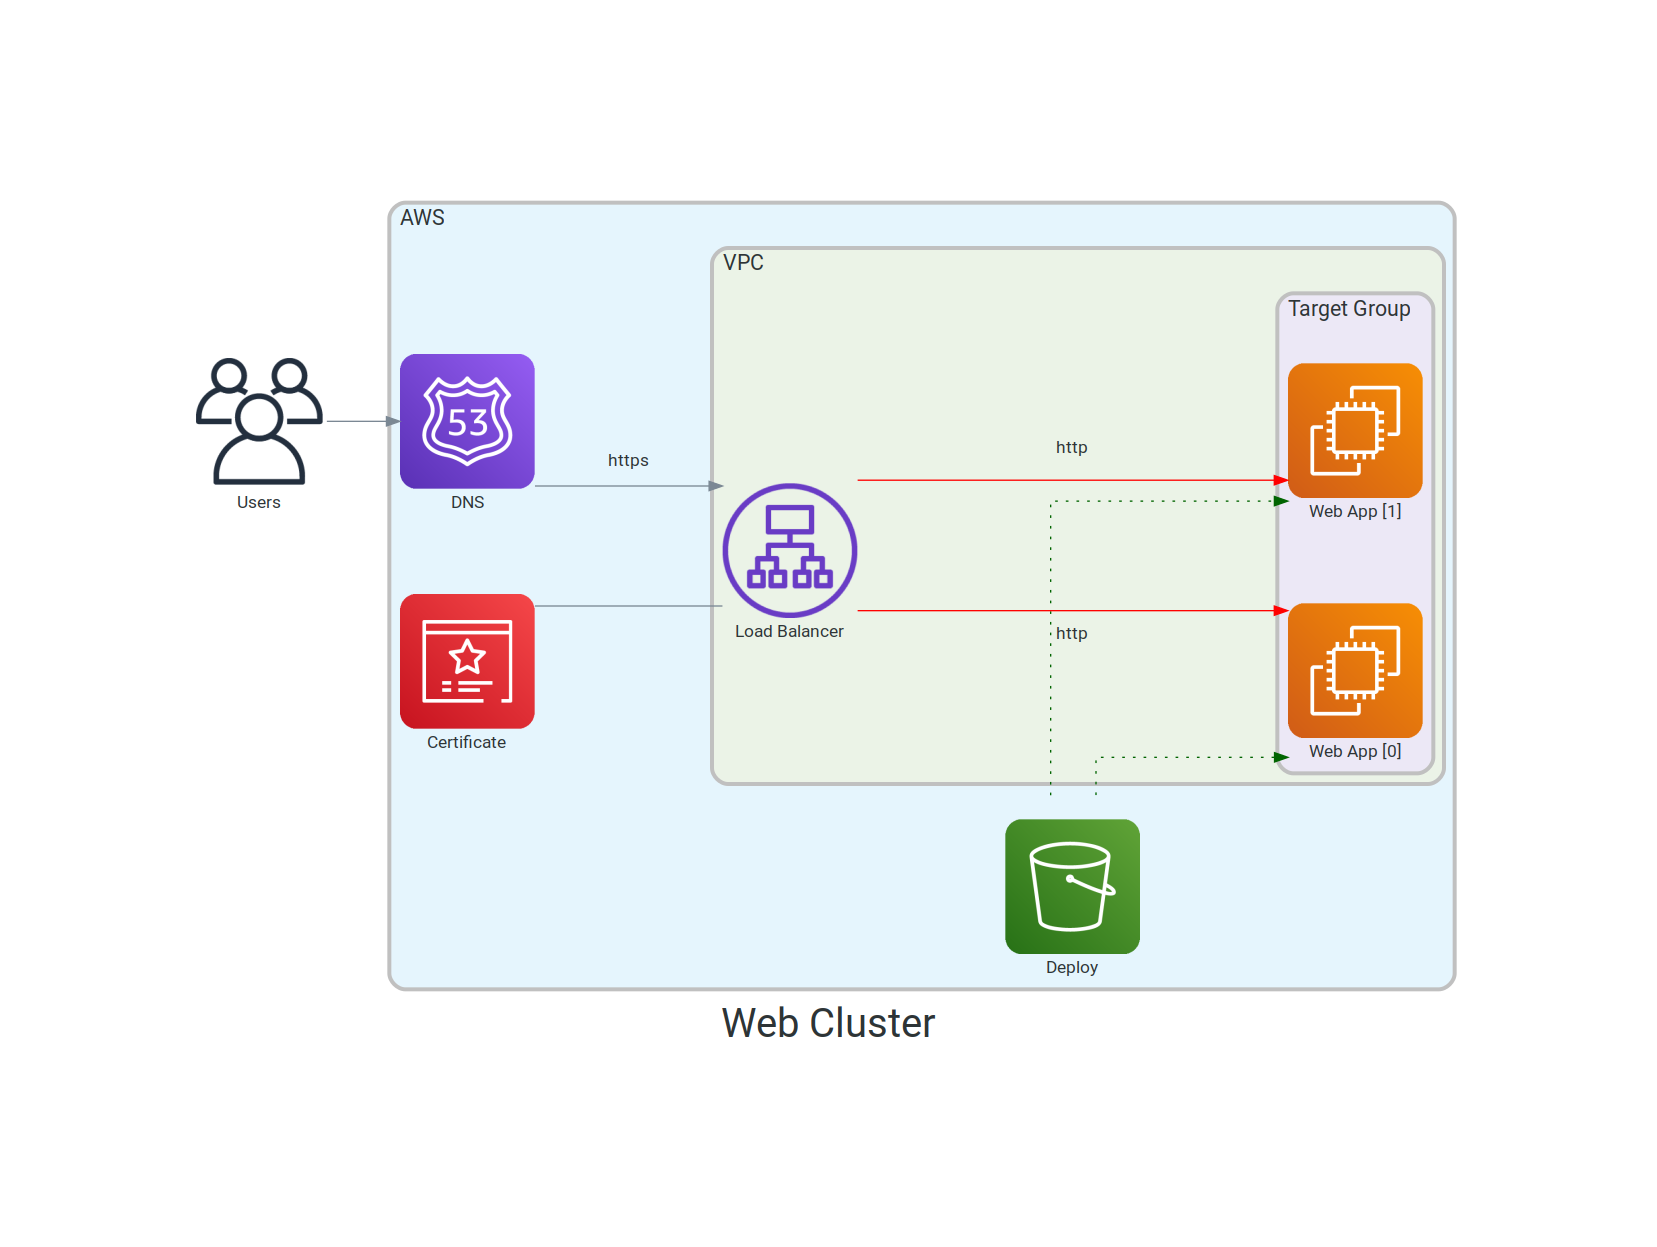

Write Python code to recreate this figure.
from diagrams import Cluster, Diagram, Edge
from diagrams.aws.compute import EC2, EC2AutoScaling
from diagrams.aws.network import VPC, PublicSubnet, ALB, Route53
from diagrams.aws.general import User, Users
from diagrams.aws.security import ACM
from diagrams.aws.storage import S3
from diagrams.aws.database import DDB

diagram_attr = {
    "fontsize":"30",
}

cluster_attr = {
    # "layout": "dot",
    "fontsize": "16",
    "pencolor": "gray",
    "penwidth": "3.0"
}

with Diagram("Web Cluster", show=False, direction="LR", graph_attr=diagram_attr, filename="web_cluster"):
    users = Users("Users")
    with Cluster("AWS", graph_attr=cluster_attr):
        dns = Route53("DNS")
        acm = ACM("Certificate")
        deploy = S3("Deploy")
        with Cluster("VPC", graph_attr=cluster_attr):
            alb = ALB("Load Balancer")
            with Cluster("Target Group", graph_attr=cluster_attr):
                web_cluster = []
                for n in range(2):
                    instance = EC2("Web App [{}]".format(n))
                    web_cluster.append(instance)
                    
    users >> dns >> Edge(label="https") \
        >> alb >> Edge(label="http", color="red") \
        >> web_cluster 
    acm - alb
    deploy \
        >> Edge(color="darkgreen", style="dotted") \
        >> web_cluster
